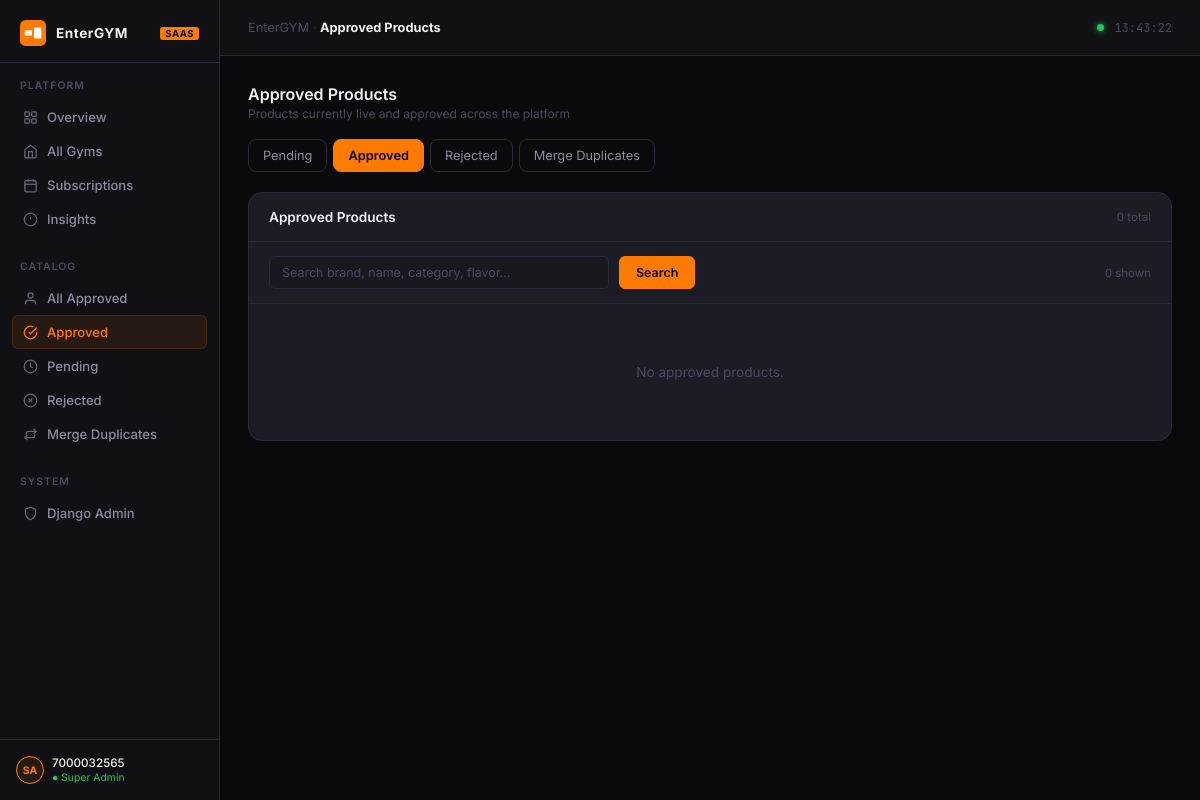
Page /admin-catalog/approved/ (signed in) on the earlier database version.
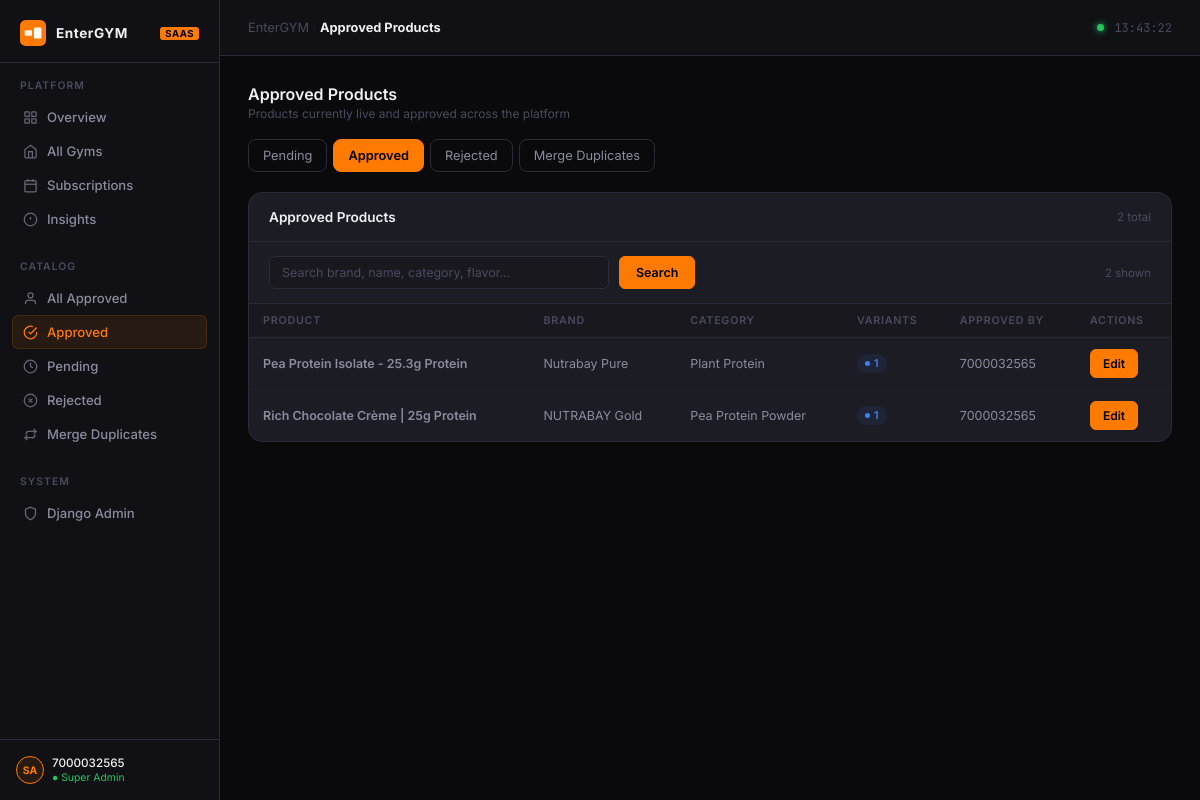
Same page on the later database version.
### Shop/models.py (models this page shows, shortened)
class GlobalProduct(models.Model):
    class Approval(models.TextChoices):
        PENDING  = 'Pending',  'Pending'
        APPROVED = 'Approved', 'Approved'
        REJECTED = 'Rejected', 'Rejected'
    brand           = models.CharField(max_length=100, blank=True, db_index=True)
    category        = models.CharField(max_length=100, blank=True, db_index=True)
    name            = models.CharField(max_length=200, db_index=True)
    slug            = models.SlugField(max_length=220, unique=True)
    description     = models.TextField(blank=True)
    image           = CloudinaryField('image', blank=True, null=True)
    active          = models.BooleanField(default=True)
    approval_status = models.CharField(
        max_length=10, choices=Approval.choices, default=Approval.PENDING, db_index=True,
    )
    created_by = models.ForeignKey(
        User, on_delete=models.SET_NULL, null=True, blank=True,
        related_name='global_products_created',
    )
    approved_by = models.ForeignKey(
        User, on_delete=models.SET_NULL, null=True, blank=True,
        related_name='global_products_approved',
    )
    created_at = models.DateTimeField(auto_now_add=True)
    updated_at = models.DateTimeField(auto_now=True)
    class Meta:
        ordering = ['name']
        indexes = [
            models.Index(fields=['approval_status', 'active']),
            models.Index(fields=['brand', 'category']),
        ]

### Shop/admin_views.py (the view)
# urls.py: path('admin-catalog/approved/',                   admin_views.approved_products, name='admin_approved_products'),
@_superuser_required
def approved_products(request):
    query = request.GET.get('q', '').strip()
    if query:
        products = ProductSearchService.search_global_catalog(query, approved_only=False).filter(
            approval_status=GlobalProduct.Approval.APPROVED
        )
    else:
        products = ProductApprovalService.approved_queryset()
    page_obj = Paginator(products, 25).get_page(request.GET.get('page'))
    return render(request, 'shop/admin/approved_products.html', {
        'page_obj': page_obj, 'products': page_obj.object_list, 'query': query,
    })

### AuthFit/context_processors.py (called while the page is built, shortened)
def saas_config(request):
    return {
        'BASE_DOMAIN': os.environ.get('BASE_DOMAIN', 'entergym.in'),
    }

def _user_hash(uid: int) -> str:
    return hmac.new(
        settings.SECRET_KEY.encode("utf-8"),
        str(uid).encode("utf-8"),
        hashlib.sha256,
    ).hexdigest()[:16]

def _build_response(is_enrolled, already_marked, user_hash, request=None):
    config = {
        "isAuthenticated": request.user.is_authenticated if request else False,
        "isEnrolled":      bool(is_enrolled),
        "alreadyMarked":   bool(already_marked),
        "userHash":        user_hash,
    }
    return {
        "GYM_CONFIG_JSON": json.dumps(config),
        "is_enrolled":     bool(is_enrolled),
        "already_marked":  bool(already_marked),
    }

def gym_context(request):
    gym = getattr(request, 'gym', None)
    if gym is None:
        return {'gym': None, 'favicon_url': None, 'logo_url': None}

def gym_branding(request):
    b = get_gym_branding(getattr(request, 'gym', None))
    return {
        "logo_url": b["logo_url"],
        "favicon_url": b["favicon_url"],
        "apple_touch_icon_url": b["apple_touch_icon_url"],
        "splash_logo_url": b["splash_logo_url"],
        "theme_color": b["theme_color"],
        "app_name": b["app_name"],
        "app_short_name": b["app_short_name"],
    }

### Gym/branding.py (called while the page is built, shortened)
def get_gym_branding(gym):
    defaults = {
        "app_name": DEFAULT_APP_NAME,
        "app_short_name": DEFAULT_APP_SHORT_NAME,
        "description": DEFAULT_DESCRIPTION,
        "logo_url": static('images/icon.webp'),
        "favicon_url": static('favicon.ico'),
        "splash_logo_url": static('images/splash.webp'),
        "apple_touch_icon_url": static('images/icon.webp'),
        "maskable_icon_url": static('images/icon.webp'),
        "shortcut_icon_url": static('images/icon.png'),
        "theme_color": DEFAULT_THEME_COLOR,
        "background_color": DEFAULT_BACKGROUND_COLOR,
    }
    if gym is None:
        return defaults

### Gym/mixins.py (called while the page is built)
    def get_queryset(self):
        return GymQuerySet(self.model, using=self._db)

### Shop/admin_views.py (called while the page is built)
def _superuser_required(view_fn):
    return login_required(user_passes_test(lambda u: u.is_superuser)(view_fn))

### Shop/services.py (called while the page is built)
    @staticmethod
    def approved_queryset() -> QuerySet:
        return GlobalProduct.objects.filter(
            approval_status=GlobalProduct.Approval.APPROVED
        ).select_related('approved_by').prefetch_related('flavors').order_by('name')

### templates/shop/admin/approved_products.html (shortened to what this page needs)
{% load static %}
<!doctype html>
<html lang="en">
<head>
</head>
<body>
<div class="layout">
<aside class="sidebar" id="sidebar">
  <div class="sidebar-logo">
    <svg width="26" height="26" viewBox="0 0 28 28" fill="none">
      <rect width="28" height="28" rx="6" fill="#ff7a00"/>
      <rect x="5" y="11" width="8" height="6" rx="1.5" fill="white" opacity="0.9"/>
      <rect x="15" y="8" width="8" height="12" rx="1.5" fill="white"/>
    </svg>
    <span class="logo-name">EnterGYM</span>
    <span class="logo-badge">SAAS</span>
  </div>
  <div class="nav-section">
    <p class="nav-label">Platform</p>
    <a class="nav-item" href="{% url 'saas_dashboard' %}">
      <svg fill="none" stroke="currentColor" stroke-width="2" viewBox="0 0 24 24"><rect x="3" y="3" width="7" height="7" rx="1"/><rect x="14" y="3" width="7" height="7" rx="1"/><rect x="3" y="14" width="7" height="7" rx="1"/><rect x="14" y="14" width="7" height="7" rx="1"/></svg>
      Overview
    </a>
    <a class="nav-item" href="{% url 'all_gyms' %}">
      <svg fill="none" stroke="currentColor" stroke-width="2" viewBox="0 0 24 24"><path d="M3 9l9-7 9 7v11a2 2 0 01-2 2H5a2 2 0 01-2-2z"/><polyline points="9,22 9,12 15,12 15,22"/></svg>
      All Gyms
    </a>
    <a class="nav-item" href="{% url 'subscriptions_page' %}">
      <svg fill="none" stroke="currentColor" stroke-width="2" viewBox="0 0 24 24"><rect x="3" y="4" width="18" height="18" rx="2"/><line x1="16" y1="2" x2="16" y2="6"/><line x1="8" y1="2" x2="8" y2="6"/><line x1="3" y1="10" x2="21" y2="10"/></svg>
      Subscriptions
    </a>
    <a class="nav-item" href="{% url 'platform_insights' %}">
      <svg fill="none" stroke="currentColor" stroke-width="2" viewBox="0 0 24 24"><circle cx="12" cy="12" r="10"/><line x1="12" y1="8" x2="12" y2="12"/><line x1="12" y1="16" x2="12.01" y2="16"/></svg>
      Insights
    </a>
  </div>
  <div class="nav-section">
    <p class="nav-label">Catalog</p>
    <a class="nav-item" href="{% url 'admin_catalog_home' %}">
      <svg fill="none" stroke="currentColor" stroke-width="2" viewBox="0 0 24 24"><path d="M20 21v-2a4 4 0 00-4-4H8a4 4 0 00-4 4v2"/><circle cx="12" cy="7" r="4"/></svg>
      All Approved
    </a>
    <a class="nav-item active" href="{% url 'admin_approved_products' %}">
      <svg fill="none" stroke="currentColor" stroke-width="2" viewBox="0 0 24 24"><path d="M22 11.08V12a10 10 0 11-5.93-9.14"/><polyline points="22 4 12 14.01 9 11.01"/></svg>
      Approved
    </a>
    <a class="nav-item" href="{% url 'admin_pending_products' %}">
      <svg fill="none" stroke="currentColor" stroke-width="2" viewBox="0 0 24 24"><circle cx="12" cy="12" r="10"/><polyline points="12 6 12 12 16 14"/></svg>
      Pending
    </a>
    <a class="nav-item" href="{% url 'admin_rejected_products' %}">
      <svg fill="none" stroke="currentColor" stroke-width="2" viewBox="0 0 24 24"><circle cx="12" cy="12" r="10"/><line x1="15" y1="9" x2="9" y2="15"/><line x1="9" y1="9" x2="15" y2="15"/></svg>
      Rejected
    </a>
    <a class="nav-item" href="{% url 'admin_merge_products' %}">
      <svg fill="none" stroke="currentColor" stroke-width="2" viewBox="0 0 24 24"><path d="M17 3l4 4-4 4"/><path d="M21 7H9a4 4 0 00-4 4v1"/><path d="M7 21l-4-4 4-4"/><path d="M3 17h12a4 4 0 004-4v-1"/></svg>
      Merge Duplicates
    </a>
  </div>
  <div class="nav-section">
    <p class="nav-label">System</p>
    <a class="nav-item" href="/admin/">
      <svg fill="none" stroke="currentColor" stroke-width="2" viewBox="0 0 24 24"><path d="M12 22s8-4 8-10V5l-8-3-8 3v7c0 6 8 10 8 10z"/></svg>
      Django Admin
    </a>
  </div>
  <div class="sidebar-footer">
    <div class="sidebar-user">
      <div class="user-avatar">SA</div>
      <div>
        <div style="font-size:.73rem;color:var(--text-primary);font-weight:500">{{ request.user.username }}</div>
        <div style="font-size:.65rem;margin-top:1px;color:var(--green)">● Super Admin</div>
      </div>
    </div>
  </div>
</aside>
<main class="main">
  <div class="topbar">
    <div class="topbar-left">
      <div class="breadcrumb">EnterGYM <span style="color:var(--border)">·</span> <b>Approved Products</b></div>
    </div>
    <div class="topbar-right">
      <div class="status-dot"></div>
      <span class="topbar-time" id="liveTime">--:--:--</span>
    </div>
  </div>
  <div class="content">
    <div class="section-header">
      <div>
        <div class="section-title">Approved Products</div>
        <div class="section-sub">Products currently live and approved across the platform</div>
      </div>
    </div>
    <div class="tabs-row">
      <a href="{% url 'admin_pending_products' %}" class="tab-link ">Pending</a>
      <a href="{% url 'admin_approved_products' %}" class="tab-link active">Approved</a>
      <a href="{% url 'admin_rejected_products' %}" class="tab-link">Rejected</a>
      <a href="{% url 'admin_merge_products' %}" class="tab-link">Merge Duplicates</a>
    </div>
    <div class="card">
      <div class="card-header">
        <span class="card-title">Approved Products</span>
        <span style="font-size:.72rem;color:var(--text-muted)">{{ page_obj.paginator.count }} total</span>
      </div>
      <form method="get" class="table-controls">
        <input type="text" name="q" value="{{ query }}" placeholder="Search brand, name, category, flavor…" class="search-input">
        <button type="submit" class="search-btn">Search</button>
        <span class="table-count">{{ products|length }} shown</span>
      </form>
      {% if products %}
      <div class="table-wrap">
        <table class="data-table">
          <thead>
            <tr>
              <th>Product</th>
              <th>Brand</th>
              <th>Category</th>
              <th>Variants</th>
              <th>Approved By</th>
              <th>Actions</th>
            </tr>
          </thead>
          <tbody>
            {% for product in products %}
            <tr>
              <td class="prod-name">{{ product.name }}</td>
              <td class="text-muted">{{ product.brand|default:"—" }}</td>
              <td class="text-muted">{{ product.category|default:"—" }}</td>
              <td><span class="badge count">{{ product.flavors.count }}</span></td>
              <td class="text-muted">{{ product.approved_by.username|default:"—" }}</td>
              <td>
                <a href="{% url 'admin_edit_product' product.id %}" class="mini-btn mini-btn-primary">Edit</a>
              </td>
            </tr>
            {% endfor %}
          </tbody>
        </table>
      </div>
      {% else %}
      <div class="empty-state">No approved products{% if query %} matching "{{ query }}"{% endif %}.</div>
      {% endif %}
    </div>
  </div>
</main>
</div>
</body>
</html>

Differences in the rows shown:
added GlobalProduct: name "Pea Protein Isolate - 25.3g Protein", brand "Nutrabay Pure", category "Plant Protein", flavors.count "1", approved_by.username "7000032565"
added GlobalProduct: name "Rich Chocolate Crème | 25g Protein", brand "NUTRABAY Gold", category "Pea Protein Powder", flavors.count "1", approved_by.username "7000032565"
Other differences:
{{ page_obj.paginator.count }}: "0" → "2"
{{ products|length }}: "0" → "2"
text no longer shown: "No approved products ."
text now shown: "PRODUCT BRAND CATEGORY VARIANTS APPROVED BY ACTIONS"
